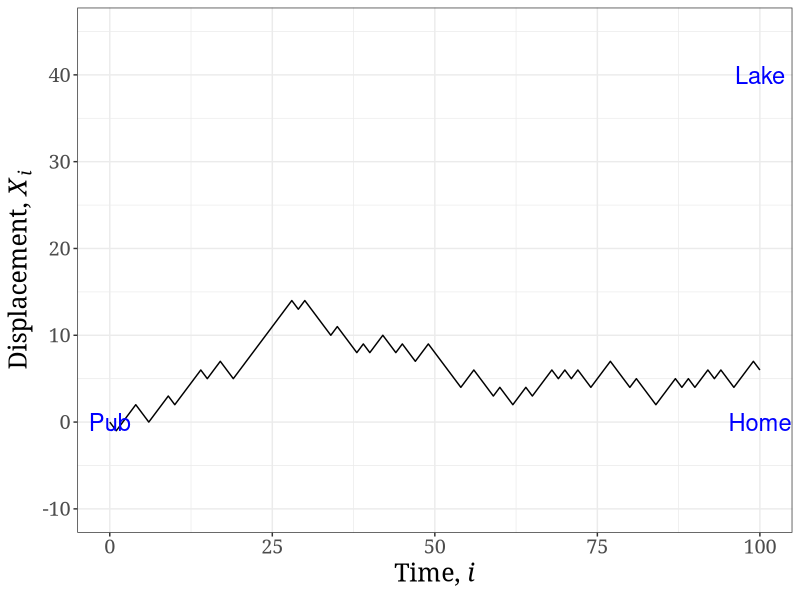

Reproduce this figure in R.

# Rayleigh Flight of Drunk

#"https://github.com/AlastairClarke/Catsite/blob/master/code/RayleighDrunk_day.r"

# Libraries
# install.packages("ggplot2)
# install.packages("data.table")
library(ggplot2)
library(data.table)

set.seed(3)
sig <- rep(c(-1,1),200)
u <- sample(sig,100)
xn <- c(0, cumsum(u))
t <- seq(0, 100, 1)

d.dat <- data.table(cbind(t, xn))

e.dat <- data.table(c(0,100,100), c(0,0,40), c("Pub", "Home", "Lake"))
colnames(e.dat) <- c("Lon", "Lat", "Place")

g <- ggplot()
gp <- g + 
geom_line(aes(x=t, y=xn), data=d.dat) +
geom_text(aes(x=Lon, y=Lat, label=Place), data=e.dat, size=6, col="blue") +
xlab(expression(paste("Time, ", italic(i)))) +
ylab(expression(paste("Displacement, ", italic(X)[italic(i)]))) +
ylim(c(-10, 45)) + 
theme_bw() +
theme(text=element_text(family="Georgia", size=18))

ggsave(filename="DrunkDisp_RayleighExample.jpeg", plot=gp, width=8, height=4, dpi=200)
